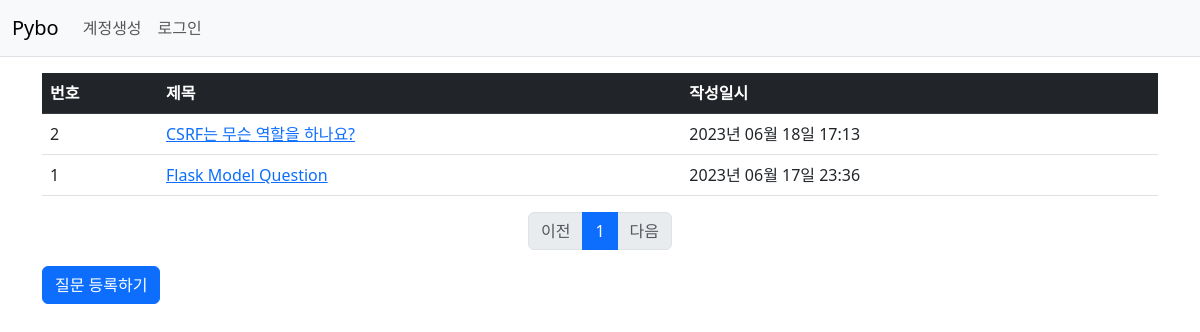
Page /question/list/ on the earlier database version.
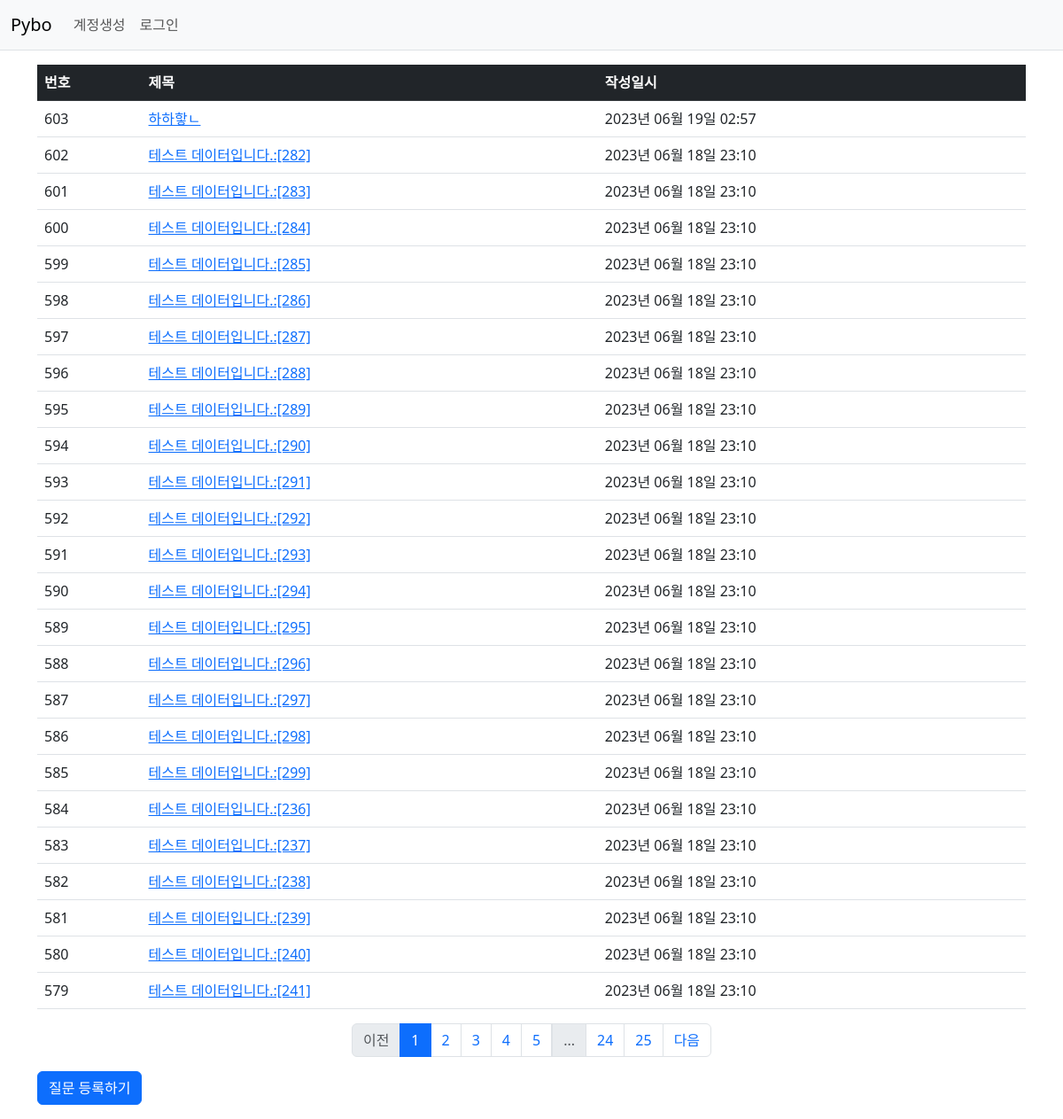
Same page on the later database version.
### pybo/models.py (models this page shows)
class Question(db.Model) :
    id = db.Column(db.Integer, primary_key=True)
    subject = db.Column(db.String(200), nullable = False)
    content = db.Column(db.Text(), nullable = False)
    create_date = db.Column(db.DateTime(), nullable = False)

### pybo/views/question_views.py (the view)
@bp.route('/list/')
def _list() :
    page = request.args.get('page', type=int, default=1)  # 페이지
    question_list = Question.query.order_by(Question.create_date.desc())
    question_list = question_list.paginate(page=page, per_page=25)
    return render_template('question/question_list.html', question_list=question_list)

### pybo/filter.py (called while the page is built)
def format_datetime(value, fmt="%Y년 %m월 %d일 %H:%M") :
    return value.strftime(fmt)

### pybo/templates/question/question_list.html
{% extends 'base.html' %}
{% block content %}
<div class="container my-3">
    <table class="table">
        <thead>
            <tr class="table-dark">
                <th>번호</th>
                <th>제목</th>
                <th>작성일시</th>
            </tr>
        </thead>
        <tbody>
            {% if question_list %}
            {% for question in question_list.items %}
            <tr>
                <td> {{ question_list.total - ((question_list.page-1) * question_list.per_page) - loop.index0 }} </td>
                <td>
                    <a href="{{ url_for('question.detail', question_id=question.id) }}">{{ question.subject }}</a>
                </td>
                <td>{{ question.create_date|datetime }}</td>
            </tr>
            {% endfor %}
            {% else %}
            <tr>
                <td colspan="3">질문이 없습니다.</td>
            </tr>
            {% endif %}
        </tbody>
    </table>
    <ul class="pagination justify-content-center">
        {% if question_list.has_prev %}
        <li class="page-item">
            <a class="page-link" href="?page={{ question_list.prev_num }}">이전</a>
        </li>
        {% else %}
        <li class="page-item disabled">
            <a class="page-link" tabindex="-1" aria-disabled="true" href="javascript:void(0)">이전</a>
        </li>
        {% endif %}
        {% for page_num in question_list.iter_pages() %}
        {% if page_num %}
        {% if page_num != question_list.page %}
        <li class="page-item">
            <a class="page-link" href="?page={{ page_num }}">{{ page_num }}</a>
        </li>
        {% else %}
        <li class="page-item active" aria-current="page">
            <a class="page-link" href="javascript:void(0)">{{ page_num }}</a>
        </li>
        {% endif %}
        {% else %}
        <li class="disabled">
            <a class="page-link" href="javascript:void(0)">...</a>
        </li>
        {% endif %}
        {% endfor %}
        {% if question_list.has_next %}
        <li class="page-item">
            <a class="page-link" href="?page={{ question_list.next_num }}">다음</a>
        </li>
        {% else %}
        <li class="page-item disabled">
            <a class="page-link" tabindex="-1" aria-disabled="true" href="javascript:void(0)">다음</a>
        </li>
        {% endif %}
    </ul>
    <a href="{{ url_for('question.create') }}" class="btn btn-primary">질문 등록하기</a>
</div>
{% endblock %}

### pybo/templates/base.html (shortened to what this page needs)
<!DOCTYPE html>
<html lang="ko">
<head>
    <link rel="stylesheet" href="{{ url_for('static', filename='bootstrap.min.css') }}">
    <link rel="stylesheet" href="{{ url_for('static', filename='style.css') }}">
</head>
<body>
    {% include "navbar.html" %}
    {% block content %}
    {% endblock %}
</body>
</html>

### pybo/templates/navbar.html (shortened to what this page needs)
<nav class="navbar navbar-expand-lg navbar-light bg-light border-bottom">
    <div class="container-fluid">
        <a class="navbar-brand" href="{{ url_for('main.index') }}">Pybo</a>
        <div class="collapse navbar-collapse" id="navbarSupportedContent">
            <ul class="navbar-nav me-auto mb-2 mb-lg-0">
                <li class="nav-item">
                    <a class="nav-link" href="#">계정생성</a>
                </li>
                <li class="nav-item">
                    <a class="nav-link" href="#">로그인</a>
                </li>
            </ul>
        </div>
    </div>
</nav>

Differences in the rows shown:
no longer on this page (row unchanged): Question: total "2", subject "CSRF는 무슨 역할을 하나요?", create_date "2023년 06월 18일 17:13"
no longer on this page (row unchanged): Question: total "1", subject "Flask Model Question", create_date "2023년 06월 17일 23:36"
added Question: total "603", subject "하하핳ㄴ", create_date "2023년 06월 19일 02:57"
added Question: total "602", subject "테스트 데이터입니다.:[282]", create_date "2023년 06월 18일 23:10"
added Question: total "601", subject "테스트 데이터입니다.:[283]", create_date "2023년 06월 18일 23:10"
added Question: total "600", subject "테스트 데이터입니다.:[284]", create_date "2023년 06월 18일 23:10"
added Question: total "599", subject "테스트 데이터입니다.:[285]", create_date "2023년 06월 18일 23:10"
added Question: total "598", subject "테스트 데이터입니다.:[286]", create_date "2023년 06월 18일 23:10"
added Question: total "597", subject "테스트 데이터입니다.:[287]", create_date "2023년 06월 18일 23:10"
added Question: total "596", subject "테스트 데이터입니다.:[288]", create_date "2023년 06월 18일 23:10"
added Question: total "595", subject "테스트 데이터입니다.:[289]", create_date "2023년 06월 18일 23:10"
added Question: id "594", subject "테스트 데이터입니다.:[290]", create_date "2023년 06월 18일 23:10"
added Question: total "593", subject "테스트 데이터입니다.:[291]", create_date "2023년 06월 18일 23:10"
added Question: total "592", subject "테스트 데이터입니다.:[292]", create_date "2023년 06월 18일 23:10"
added Question: total "591", subject "테스트 데이터입니다.:[293]", create_date "2023년 06월 18일 23:10"
added Question: total "590", subject "테스트 데이터입니다.:[294]", create_date "2023년 06월 18일 23:10"
added Question: total "589", subject "테스트 데이터입니다.:[295]", create_date "2023년 06월 18일 23:10"
added Question: total "588", subject "테스트 데이터입니다.:[296]", create_date "2023년 06월 18일 23:10"
added Question: total "587", subject "테스트 데이터입니다.:[297]", create_date "2023년 06월 18일 23:10"
added Question: total "586", subject "테스트 데이터입니다.:[298]", create_date "2023년 06월 18일 23:10"
added Question: total "585", subject "테스트 데이터입니다.:[299]", create_date "2023년 06월 18일 23:10"
added Question: total "584", subject "테스트 데이터입니다.:[236]", create_date "2023년 06월 18일 23:10"
added Question: total "583", subject "테스트 데이터입니다.:[237]", create_date "2023년 06월 18일 23:10"
added Question: total "582", subject "테스트 데이터입니다.:[238]", create_date "2023년 06월 18일 23:10"
added Question: total "581", subject "테스트 데이터입니다.:[239]", create_date "2023년 06월 18일 23:10"
added Question: total "580", subject "테스트 데이터입니다.:[240]", create_date "2023년 06월 18일 23:10"
added Question: total "579", subject "테스트 데이터입니다.:[241]", create_date "2023년 06월 18일 23:10"
Other differences:
new list line: "2"
new list line: "3"
new list line: "4"
new list line: "5"
new list line: "24"
new list line: "25"
